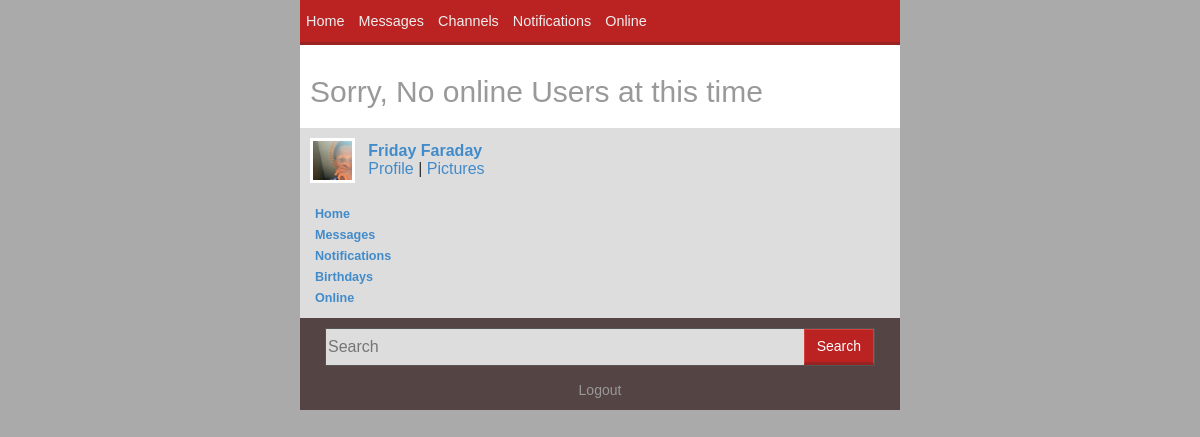
The page /mobile/online.php (signed in) on the database its author committed.
### tables this page shows
CREATE TABLE `profilepics` (
  `username` varchar(100) NOT NULL,
  `profilepic` varchar(255) DEFAULT 'images/ppic.png',
  `audnote` varchar(255) DEFAULT NULL,
  `upid` int(255) DEFAULT NULL
);

CREATE TABLE `users` (
  `userid` int(255) NOT NULL,
  `firstname` varchar(50) NOT NULL,
  `lastname` varchar(50) DEFAULT NULL,
  `phone` varchar(15) DEFAULT NULL,
  `email` varchar(100) DEFAULT NULL,
  `department` varchar(60) DEFAULT NULL,
  `level` varchar(10) DEFAULT '100?',
  `sex` varchar(13) DEFAULT NULL,
  `username` varchar(100) DEFAULT NULL,
  `month` varchar(15) DEFAULT NULL,
  `year` int(4) DEFAULT NULL,
  `day` int(2) DEFAULT NULL
);

### includes/functions.inc (called while the page is built, shortened)
<?php
	function file_validity($file)
	{
		if(file_exists($file) ){
			return $file;
		}
		else
		{
			$file = str_replace('../','',$file);
			$file = str_replace('uploads','',$file);
			$alp = substr($file,1,1);
			return "images/cctumb/$alp.png";
		}
	}
	function get_ppic($user,$connection)
	{
		global $connection;
		$sql = "SELECT profilepic FROM profilepics WHERE username = '$user'";
		try
		{
			$i = '';
			$query = $connection->query($sql);
			$query->setFetchMode(PDO::FETCH_ASSOC);
			foreach($query as $r)
			{
				$i = $r['profilepic'];
			}
		}
		catch(PDOException $e)
		{
		}
		return $i;
	}
	function get_name($other)
	{
		global $connection;
		$sql = "SELECT firstname,lastname FROM users WHERE username='$other'";
		$query = $connection->query($sql);
		$query->setFetchMode(PDO::FETCH_ASSOC);
		foreach ($query as $e) {
			return ucwords("$e[firstname] $e[lastname]");
		}
	}
?>

### mobile/includes/footer_menu.inc (the view, shortened to what this page needs)
<?php
  $logged = $_SESSION['user'];
 ?>
<div style='background:#ddd;padding:10px'>
<table>
  <tr>
    <td>
      <a href='profile.php?view=<?php echo $logged; ?>'><img src='<?php echo file_validity('../'.get_ppic($logged,$connection).'tumb.jpg') ?>' height='45px' width='45px' style='padding:3px;background:#fff;'></a>&nbsp;&nbsp;&nbsp;
    </td>
    <td>
      <b><a href='profile.php?view=<?php echo $logged; ?>'><?php echo get_name($logged); ?></a></b> <br />
      <a href='profile.php?view=<?php echo $logged; ?>'>Profile</a>  | <a href='photos.php?view=<?php echo $logged; ?>'> Pictures</a>
    </td>
  </tr>
</table>
<br/>
<ul class='nav nav-pills'>
  <b><li><a href='index.php'>Home</a></li>
  <li><a href='messages.php'>Messages</a></li>
  <li><a href='notif.php'>Notifications</a></li>
  <li><a href='birthdays.php'>Birthdays</a></li>
  <li><a href='online.php'>Online </a></li></b>
</ul>
</div>

### mobile/css/styles.css (style rules this page uses)
* { font-family:arial; }

### mobile/includes/header.inc (style rules this page uses)
* { font-family: "lucida grande",tahoma,verdana,arial,sans-serif; }

### mobile/includes/nav.inc (style rules this page uses)
.nav li a { padding-left: 5px; padding-right:5px; font-size: 0.9em; border-radius:0px; }

### rows shown on the page
profilepics: profilepic (picture)
users: get_name($logged) "Friday Faraday"
